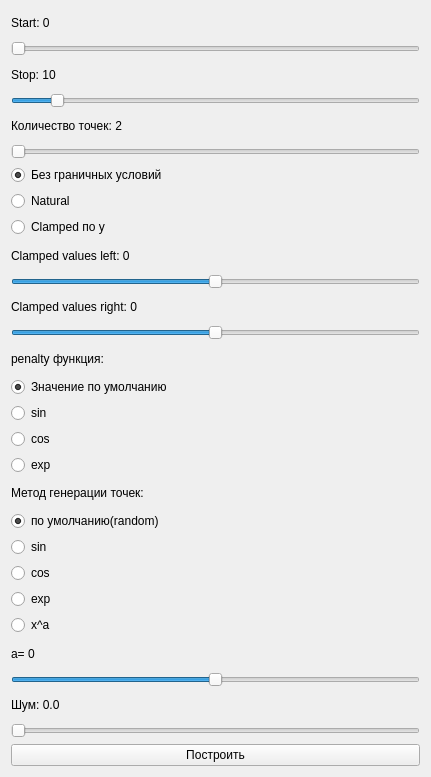
<?xml version="1.0" encoding="UTF-8"?>
<ui version="4.0">
 <class>SliderWindow</class>
 <widget class="QWidget" name="SliderWindow">
  <property name="geometry">
   <rect>
    <x>0</x>
    <y>0</y>
    <width>431</width>
    <height>777</height>
   </rect>
  </property>
  <property name="windowTitle">
   <string>Выбор значений</string>
  </property>
  <layout class="QVBoxLayout" name="verticalLayout">
   <item>
    <widget class="QLabel" name="label_start">
     <property name="text">
      <string>Start: 0</string>
     </property>
    </widget>
   </item>
   <item>
    <widget class="QSlider" name="slider_start">
     <property name="minimum">
      <number>0</number>
     </property>
     <property name="maximum">
      <number>100</number>
     </property>
     <property name="value">
      <number>0</number>
     </property>
     <property name="orientation">
      <enum>Qt::Horizontal</enum>
     </property>
    </widget>
   </item>
   <item>
    <widget class="QLabel" name="label_stop">
     <property name="text">
      <string>Stop: 10</string>
     </property>
    </widget>
   </item>
   <item>
    <widget class="QSlider" name="slider_stop">
     <property name="minimum">
      <number>0</number>
     </property>
     <property name="maximum">
      <number>100</number>
     </property>
     <property name="value">
      <number>10</number>
     </property>
     <property name="orientation">
      <enum>Qt::Horizontal</enum>
     </property>
    </widget>
   </item>
   <item>
    <widget class="QLabel" name="label_num">
     <property name="text">
      <string>Количество точек: 2</string>
     </property>
    </widget>
   </item>
   <item>
    <widget class="QSlider" name="slider_num">
     <property name="minimum">
      <number>2</number>
     </property>
     <property name="maximum">
      <number>500</number>
     </property>
     <property name="value">
      <number>2</number>
     </property>
     <property name="orientation">
      <enum>Qt::Horizontal</enum>
     </property>
    </widget>
   </item>
   <item>
    <widget class="QRadioButton" name="radioButton_bc_without">
     <property name="text">
      <string>Без граничных условий</string>
     </property>
     <property name="checked">
      <bool>true</bool>
     </property>
     <attribute name="buttonGroup">
      <string notr="true">buttonGroup</string>
     </attribute>
    </widget>
   </item>
   <item>
    <widget class="QRadioButton" name="radioButton_bc_natural">
     <property name="text">
      <string>Natural</string>
     </property>
     <attribute name="buttonGroup">
      <string notr="true">buttonGroup</string>
     </attribute>
    </widget>
   </item>
   <item>
    <widget class="QRadioButton" name="radioButton_bc_clamped">
     <property name="text">
      <string>Clamped по y</string>
     </property>
     <attribute name="buttonGroup">
      <string notr="true">buttonGroup</string>
     </attribute>
    </widget>
   </item>
   <item>
    <widget class="QLabel" name="label_clamped_left">
     <property name="text">
      <string>Clamped values left: 0</string>
     </property>
    </widget>
   </item>
   <item>
    <widget class="QSlider" name="slider_clamped_values_left">
     <property name="minimum">
      <number>-10</number>
     </property>
     <property name="maximum">
      <number>10</number>
     </property>
     <property name="orientation">
      <enum>Qt::Horizontal</enum>
     </property>
    </widget>
   </item>
   <item>
    <widget class="QLabel" name="label_clamped_right">
     <property name="text">
      <string>Clamped values right: 0</string>
     </property>
    </widget>
   </item>
   <item>
    <widget class="QSlider" name="slider_clamped_values_right">
     <property name="minimum">
      <number>-10</number>
     </property>
     <property name="maximum">
      <number>10</number>
     </property>
     <property name="orientation">
      <enum>Qt::Horizontal</enum>
     </property>
    </widget>
   </item>
   <item>
    <widget class="QLabel" name="label_penalty_fun">
     <property name="text">
      <string>penalty функция:</string>
     </property>
    </widget>
   </item>
   <item>
    <widget class="QRadioButton" name="radioButton_penalty_fun_default">
     <property name="text">
      <string>Значение по умолчанию </string>
     </property>
     <property name="checked">
      <bool>true</bool>
     </property>
     <attribute name="buttonGroup">
      <string notr="true">buttonGroup_2</string>
     </attribute>
    </widget>
   </item>
   <item>
    <widget class="QRadioButton" name="radioButton_penalty_fun_sin">
     <property name="text">
      <string>sin</string>
     </property>
     <attribute name="buttonGroup">
      <string notr="true">buttonGroup_2</string>
     </attribute>
    </widget>
   </item>
   <item>
    <widget class="QRadioButton" name="radioButton_penalty_fun_cos">
     <property name="text">
      <string>cos</string>
     </property>
     <attribute name="buttonGroup">
      <string notr="true">buttonGroup_2</string>
     </attribute>
    </widget>
   </item>
   <item>
    <widget class="QRadioButton" name="radioButton_penalty_fun_exp">
     <property name="text">
      <string>exp</string>
     </property>
     <attribute name="buttonGroup">
      <string notr="true">buttonGroup_2</string>
     </attribute>
    </widget>
   </item>
   <item>
    <widget class="QLabel" name="label_generation">
     <property name="text">
      <string>Метод генерации точек:</string>
     </property>
    </widget>
   </item>
   <item>
    <widget class="QRadioButton" name="radioButton_generation_default">
     <property name="text">
      <string>по умолчанию(random)</string>
     </property>
     <property name="checked">
      <bool>true</bool>
     </property>
    </widget>
   </item>
   <item>
    <widget class="QRadioButton" name="radioButton_generation_sin">
     <property name="text">
      <string>sin</string>
     </property>
    </widget>
   </item>
   <item>
    <widget class="QRadioButton" name="radioButton_generation_cos">
     <property name="text">
      <string>cos</string>
     </property>
    </widget>
   </item>
   <item>
    <widget class="QRadioButton" name="radioButton_generation_exp">
     <property name="text">
      <string>exp</string>
     </property>
    </widget>
   </item>
   <item>
    <widget class="QRadioButton" name="radioButton_generation_power">
     <property name="text">
      <string>x^a</string>
     </property>
    </widget>
   </item>
   <item>
    <widget class="QLabel" name="label_power">
     <property name="text">
      <string>a= 0</string>
     </property>
    </widget>
   </item>
   <item>
    <widget class="QSlider" name="slider_power">
     <property name="minimum">
      <number>-10</number>
     </property>
     <property name="maximum">
      <number>10</number>
     </property>
     <property name="orientation">
      <enum>Qt::Horizontal</enum>
     </property>
     <property name="invertedAppearance">
      <bool>false</bool>
     </property>
    </widget>
   </item>
   <item>
    <widget class="QLabel" name="label_noise">
     <property name="text">
      <string>Шум: 0.0</string>
     </property>
    </widget>
   </item>
   <item>
    <widget class="QSlider" name="slider_noise">
     <property name="maximum">
      <number>100</number>
     </property>
     <property name="singleStep">
      <number>1</number>
     </property>
     <property name="orientation">
      <enum>Qt::Horizontal</enum>
     </property>
    </widget>
   </item>
   <item>
    <widget class="QPushButton" name="button_apply">
     <property name="text">
      <string>Построить</string>
     </property>
    </widget>
   </item>
  </layout>
 </widget>
 <resources/>
 <connections/>
 <buttongroups>
  <buttongroup name="buttonGroup"/>
  <buttongroup name="buttonGroup_2"/>
 </buttongroups>
</ui>
